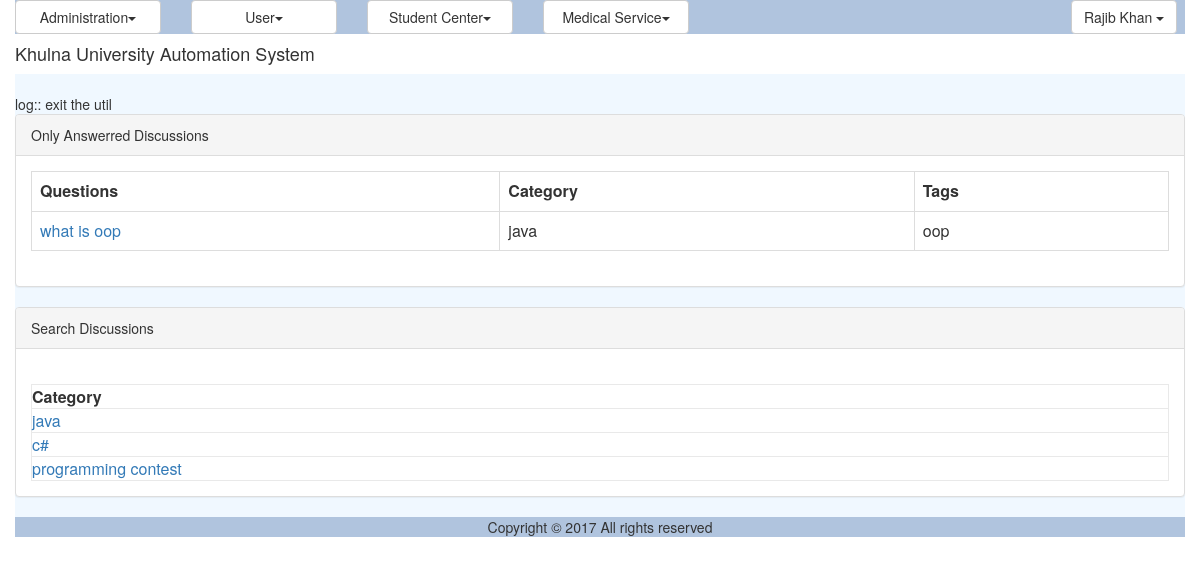
The page /discussion_answered.php (signed in) on the database its author committed.
### tables this page shows
CREATE TABLE `tbl_discussion` (
  `ID` varchar(40) NOT NULL,
  `Title` varchar(150) NOT NULL,
  `CategoryID` varchar(40) NOT NULL,
  `Description` varchar(300) NOT NULL,
  `Tag` varchar(200) NOT NULL,
  `CreationDate` datetime NOT NULL,
  `CreatorID` varchar(40) NOT NULL
);

CREATE TABLE `tbl_discussion_category` (
  `ID` varchar(40) NOT NULL,
  `Name` varchar(40) NOT NULL
);

### modules/forum/ui/blade/view.answered.blade.php (called while the page is built, shortened)
<?php
include_once './util/class.util.php';
include_once '/../../bao/class.answeredbao.php';
$_AnsweredBAO = new AnsweredBAO();
?>

### modules/forum/bao/class.answeredbao.php (called while the page is built, shortened)
<?php
include_once './util/class.util.php';
include_once '/../dao/class.answereddao.php';
Class AnsweredBAO{
	private $_AnsweredDAO;
	function AnsweredBAO(){
		$this->_AnsweredDAO = new AnsweredDAO();
	}
	public function getAllDiscussions(){
		$Result = $this->_AnsweredDAO->getAllDiscussions();
		return $Result;
	}
	public function getAllDiscussionCategorys(){
		$Result = $this->_AnsweredDAO->getAllDiscussionCategorys();
		return $Result;
	}
	public function getNameFromCatagoryID($Discussion){
		$Result = $this->_AnsweredDAO->getNameFromCatagoryID($Discussion);
		return $Result;
	}
}
?>

### modules/forum/dao/class.answereddao.php (called while the page is built, shortened)
<?php
include_once './common/class.common.php';
include_once './common/class.common.forum.php';
include_once './util/class.util.php';
Class AnsweredDAO{
	private $_DB;
	function AnsweredDAO(){
		$this->_DB = DBUtil::getInstance();
	}
	public function getAllDiscussions(){
		$DiscussionList = array();
		$this->_DB->doQuery("SELECT * FROM tbl_discussion WHERE ID IN (SELECT DiscussionID FROM tbl_discussion_comment)");
		$rows = $this->_DB->getAllRows();
		for($i = 0; $i < sizeof($rows); $i++) {
			$row = $rows[$i];
			$this->_Discussion = new Discussion();
		    $this->_Discussion->setID ( $row['ID']);
		    $this->_Discussion->setName( $row['Title'] );
		    $this->_Discussion->setCategory( $row['CategoryID'] );
		    $this->_Discussion->setDescription( $row['Description'] );
		    $this->_Discussion->setTag( $row['Tag'] );
		    $this->_Discussion->setCreationDate( $row['CreationDate'] );
		    $this->_Discussion->setCreator( $row['CreatorID'] );
		    $DiscussionList[]=$this->_Discussion;
		}
		$Result = new Result();
		$Result->setIsSuccess(1);
		$Result->setResultObject($DiscussionList);
		return $Result;
	}
	public function getAllDiscussionCategorys(){
		$DiscussionCategoryList = array();
		$this->_DB->doQuery("SELECT * FROM tbl_discussion_category");
		$rows = $this->_DB->getAllRows();
		for($i = 0; $i < sizeof($rows); $i++) {
			$row = $rows[$i];
			$this->_DiscussionCategory = new DiscussionCategory();
		    $this->_DiscussionCategory->setID ( $row['ID']);
		    $this->_DiscussionCategory->setName( $row['Name'] );
		    $DiscussionCategoryList[]=$this->_DiscussionCategory;
		}
		$Result = new Result();
		$Result->setIsSuccess(1);
		$Result->setResultObject($DiscussionCategoryList);
		return $Result;
	}
	public function getNameFromCatagoryID($CatagoryID){
		$SQL = "SELECT * FROM tbl_discussion_category
				WHERE ID='".$CatagoryID."'";
		$SQL = $this->_DB->doQuery($SQL);
		$row = $this->_DB->getTopRow();
		$this->_DiscussionCategory = new DiscussionCategory();
		$this->_DiscussionCategory->setID ( $row['ID']);
		$this->_DiscussionCategory->setName( $row['Name'] );
	 	$Result = new Result();
		$Result->setIsSuccess(1);
		$Result->setResultObject($this->_DiscussionCategory);
		return $Result;
	}
}
?>

### common/class.common.php (called while the page is built, shortened)
<?php
class Result{
    private $_IsSuccess=0;
    private $_ResultObject;
    public function setIsSuccess($IsSuccess){
        $this->_IsSuccess = $IsSuccess;
    }
    public function getIsSuccess(){
        return $this->_IsSuccess;
    }
    public function setResultObject($ResultObject){
        $this->_ResultObject = $ResultObject;
    }
    public function getResultObject(){
        return $this->_ResultObject;
    }
}
?>

### common/class.common.forum.php (called while the page is built, shortened)
<?php
class DiscussionCategory{
    private $_ID;
    private $_name;
    public function setID ( $ID ) {
        $this->_ID = $ID;
    }
    public function getID () {
        return $this->_ID;
    }
    public function setName ($Name){
        $this->_name = $Name;
    }
    public function getName(){
        return $this->_name;
    }
}
class Discussion{
    private $_ID;
    private $_Name;
    private $_Category;
    private $_Tag;
    public function setID ( $ID ) {
        $this->_ID = $ID;
    }
    public function getID () {
        return $this->_ID;
    }
    public function setName ( $Name ) {
        $this->_Name = $Name;
    }
    public function getName () {
        return $this->_Name;
    }
    public function setCategory ( $Category ) {
        $this->_Category = $Category;
    }
    public function getCategory () {
        return $this->_Category;
    }
    public function setTag( $Tag ) {
        $this->_Tag = $Tag;
    }
    public function getTag() {
        return $this->_Tag;
    }
}
?>

### modules/forum/ui/view.answered.php (the view)
<?php
include_once 'blade/view.answered.blade.php';
include_once './common/class.common.php';
include_once './common/class.common.forum.php';
?>
<div class="panel panel-default">
    <div class="panel-heading">Only Answerred Discussions</div>
    <div class="panel-body">
	<table class="table table-bordered">
	<?php
	$Result = $_AnsweredBAO->getAllDiscussions();
	if($Result->getIsSuccess()){
		$DiscussionList = $Result->getResultObject();
	?>
		<tr>
			<th>Questions</th>
			<th>Category</th>
			<th>Tags</th>
		</tr>
		<?php
		for($i = 0; $i < sizeof($DiscussionList); $i++) {
			$Discussion = $DiscussionList[$i];
			?>
		    <tr>
		    <td><a href="discussion_comment.php?view=<?php echo $Discussion->getID(); ?>" onclick="return ; " >
		    <?php echo $Discussion->getName(); ?></a></td>
			    <td><?php $id = $Discussion->getCategory();
			    	$Result2 = $_AnsweredBAO->getNameFromCatagoryID($id);
			    	if ($Result2->getIsSuccess()) {
			    		$DiscussionCategory = $Result2->getResultObject();
			    		echo $DiscussionCategory->getName();
			    	}
			    	 ?></td>
			    <td><?php echo $Discussion->getTag(); ?></td>
		    </tr>
	    <?php
		}
	}
	else{
		echo $Result->getResultObject();
	}
	?>
	</table>
</div>
</div>
<div class="panel panel-default">
    <div class="panel-heading">Search Discussions</div>
    <div class="panel-body">
		<table class="table table-bordered">
		<table width="100%" border="1" cellpadding="15" bgcolor=" #d9b3ff">
			<tr><th>Category</th></tr>
			<tr><?php
				$Result = $_AnsweredBAO->getAllDiscussionCategorys();
				if($Result->getIsSuccess())
				{
					$DiscussionCategorys = $Result->getResultObject();
			        for ($i=0; $i < sizeof($DiscussionCategorys); $i++)
					{
						$DiscussionCategory = $DiscussionCategorys[$i];?>
						<tr><td><a href="search_discussion.php?Category=<?php echo $DiscussionCategory->getID(); ?>" onclick="return; "> <?php echo $DiscussionCategory->getName() ?> </a></td></tr>
					<?php
					}
				}
				?>
			</tr>
		</table>
	</div>
</div>

### resources/css/style.css (style rules this page uses)
table,td { border:solid #e9e9e9 1px; }

### rows shown on the page
tbl_discussion: Title "what is oop", tbl_discussion_category.Name "java", Tag "oop"
tbl_discussion_category: Name "java"
tbl_discussion_category: Name "c#"
tbl_discussion_category: Name "programming contest"

### other values the page prints
$globalMenu[$i]->getTitle() "Administration User Student Center Medical Service"
$CurrentUser->getFirstName() "Rajib"
$CurrentUser->getLastName() "Khan"
